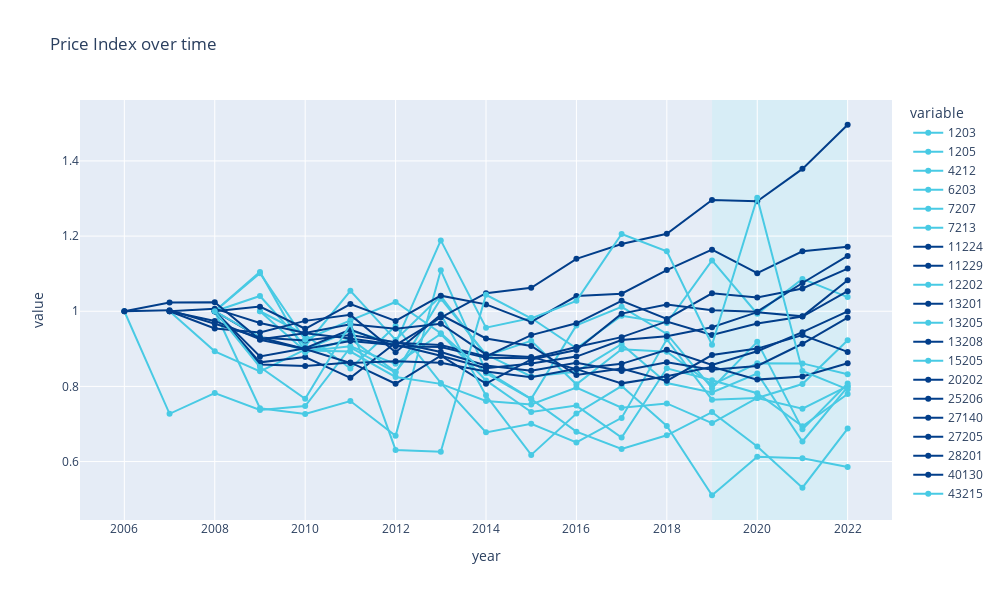

Source (notebook cell):
### Code cell
# Top vs Bottom
highlight_color = "#caf0f8"
color_map = {f"{area_code}": "#023e8a" for area_code in top_areas}
color_map.update({f"{area_code}": "#48cae4" for area_code in bottom_areas})
area_codes = top_areas.tolist() + bottom_areas.tolist()

# Arbitrary

# color_map = {
#     "('Tokyo-to Minato-ku', 13103)": "#03045e",
#     "('Hokkaido Sapporo-shi', 1100)": "#0077b6",
#     "('Chiba-ken Isumi-shi', 12238)": "#00b4d8",
# }

# area_codes = [13103, 1100, 12238]

area_df = df[df["area_code"].isin(area_codes)].sort_values(by="year", ascending=True)
area_df[metric] = area_df[metric] / 100

plot_time_series(
    area_df,
    f"{metric}",
    group_by_columns,
    granularity_columns,
    f"Price Index over time",
    width=1000,
    height=600,
    highlight=True,
    highlight_range=(2019, 2022),
    highlight_color=highlight_color,
    color_discrete_map=color_map,
)

# Set 13103 to red, 1100 to blue, 12238 to green

### Figure 1 — Plotly figure (JSON) as saved in the notebook; plotly's stock layout.template omitted (floating-point values rounded to 4 significant figures)
{"data": [{"hovertemplate": "variable=1203<br>year=%{x}<br>value=%{y}<extra></extra>", "legendgroup": "1203", "line": {"color": "#48cae4", "dash": "solid"}, "marker": {"symbol": "circle"}, "mode": "lines+markers", "name": "1203", "orientation": "v", "showlegend": true, "type": "scatter", "x": [2006, 2007, 2008, 2009, 2010, 2011, 2012, 2013, 2014, 2015, 2016, 2017, 2018, 2019, 2020, 2021, 2022], "xaxis": "x", "y": [null, null, null, 1, 0.9374, 0.8474, 0.9609, 0.8091, 0.6777, 0.7007, 0.651, 0.7162, 0.9255, 0.7647, 0.7691, 0.7408, 0.8009], "yaxis": "y"}, {"hovertemplate": "variable=1205<br>year=%{x}<br>value=%{y}<extra></extra>", "legendgroup": "1205", "line": {"color": "#48cae4", "dash": "solid"}, "marker": {"symbol": "circle"}, "mode": "lines+markers", "name": "1205", "orientation": "v", "showlegend": true, "type": "scatter", "x": [2006, 2007, 2008, 2009, 2010, 2011, 2012, 2013, 2014, 2015, 2016, 2017, 2018, 2019, 2020, 2021, 2022], "xaxis": "x", "y": [null, null, null, 1, 0.8935, 0.9068, 0.86, 0.9395, 0.816, 0.7317, 0.749, 0.6638, 0.8481, 0.8162, 0.782, 0.6937, 0.7798], "yaxis": "y"}, {"hovertemplate": "variable=4212<br>year=%{x}<br>value=%{y}<extra></extra>", "legendgroup": "4212", "line": {"color": "#48cae4", "dash": "solid"}, "marker": {"symbol": "circle"}, "mode": "lines+markers", "name": "4212", "orientation": "v", "showlegend": true, "type": "scatter", "x": [2006, 2007, 2008, 2009, 2010, 2011, 2012, 2013, 2014, 2015, 2016, 2017, 2018, 2019, 2020, 2021, 2022], "xaxis": "x", "y": [1, 0.7271, 0.7825, 0.7374, 0.7479, 0.9037, 0.8369, 1.034, 0.8853, 0.8265, 0.8392, 0.9125, 0.8089, 0.7838, 0.8344, 0.6533, 0.7988], "yaxis": "y"}, {"hovertemplate": "variable=6203<br>year=%{x}<br>value=%{y}<extra></extra>", "legendgroup": "6203", "line": {"color": "#48cae4", "dash": "solid"}, "marker": {"symbol": "circle"}, "mode": "lines+markers", "name": "6203", "orientation": "v", "showlegend": true, "type": "scatter", "x": [2006, 2007, 2008, 2009, 2010, 2011, 2012, 2013, 2014, 2015, 2016, 2017, 2018, 2019, 2020, 2021, 2022], "xaxis": "x", "y": [null, null, 1, 1.041, 0.9069, 1.054, 0.9238, 1.041, 0.8812, 0.9211, 0.8055, 0.8989, 0.8922, 0.8043, 0.8614, 0.8612, 0.8325], "yaxis": "y"}, {"hovertemplate": "variable=7207<br>year=%{x}<br>value=%{y}<extra></extra>", "legendgroup": "7207", "line": {"color": "#48cae4", "dash": "solid"}, "marker": {"symbol": "circle"}, "mode": "lines+markers", "name": "7207", "orientation": "v", "showlegend": true, "type": "scatter", "x": [2006, 2007, 2008, 2009, 2010, 2011, 2012, 2013, 2014, 2015, 2016, 2017, 2018, 2019, 2020, 2021, 2022], "xaxis": "x", "y": [null, 1, 0.8934, 0.8401, 0.8978, 0.9478, 0.9151, 1.188, 0.9563, 0.9821, 0.9015, 0.9879, 0.9687, 1.135, 0.9933, 1.086, 1.038], "yaxis": "y"}, {"hovertemplate": "variable=7213<br>year=%{x}<br>value=%{y}<extra></extra>", "legendgroup": "7213", "line": {"color": "#48cae4", "dash": "solid"}, "marker": {"symbol": "circle"}, "mode": "lines+markers", "name": "7213", "orientation": "v", "showlegend": true, "type": "scatter", "x": [2006, 2007, 2008, 2009, 2010, 2011, 2012, 2013, 2014, 2015, 2016, 2017, 2018, 2019, 2020, 2021, 2022], "xaxis": "x", "y": [null, null, 1, 0.7418, 0.7267, 0.761, 0.6684, 1.109, 0.8407, 0.767, 0.9623, 1.012, 0.9395, 0.7951, 0.9186, 0.6857, 0.8078], "yaxis": "y"}, {"hovertemplate": "variable=11224<br>year=%{x}<br>value=%{y}<extra></extra>", "legendgroup": "11224", "line": {"color": "#023e8a", "dash": "solid"}, "marker": {"symbol": "circle"}, "mode": "lines+markers", "name": "11224", "orientation": "v", "showlegend": true, "type": "scatter", "x": [2006, 2007, 2008, 2009, 2010, 2011, 2012, 2013, 2014, 2015, 2016, 2017, 2018, 2019, 2020, 2021, 2022], "xaxis": "x", "y": [null, null, 1, 0.8583, 0.8541, 0.8638, 0.8071, 0.8816, 0.8071, 0.8718, 0.8966, 0.9936, 1.018, 1.003, 0.9989, 1.075, 1.147], "yaxis": "y"}, {"hovertemplate": "variable=11229<br>year=%{x}<br>value=%{y}<extra></extra>", "legendgroup": "11229", "line": {"color": "#023e8a", "dash": "solid"}, "marker": {"symbol": "circle"}, "mode": "lines+markers", "name": "11229", "orientation": "v", "showlegend": true, "type": "scatter", "x": [2006, 2007, 2008, 2009, 2010, 2011, 2012, 2013, 2014, 2015, 2016, 2017, 2018, 2019, 2020, 2021, 2022], "xaxis": "x", "y": [null, null, 1, 0.864, 0.8782, 0.8228, 0.916, 0.9099, 0.8797, 0.9365, 0.9679, 1.028, 0.9796, 1.048, 1.037, 1.06, 1.113], "yaxis": "y"}, {"hovertemplate": "variable=12202<br>year=%{x}<br>value=%{y}<extra></extra>", "legendgroup": "12202", "line": {"color": "#48cae4", "dash": "solid"}, "marker": {"symbol": "circle"}, "mode": "lines+markers", "name": "12202", "orientation": "v", "showlegend": true, "type": "scatter", "x": [2006, 2007, 2008, 2009, 2010, 2011, 2012, 2013, 2014, 2015, 2016, 2017, 2018, 2019, 2020, 2021, 2022], "xaxis": "x", "y": [null, null, 1, 1.105, 0.8902, 0.9262, 0.8389, 0.9917, 0.7761, 0.6177, 0.7279, 0.8009, 0.6949, 0.5103, 0.613, 0.6088, 0.5855], "yaxis": "y"}, {"hovertemplate": "variable=13201<br>year=%{x}<br>value=%{y}<extra></extra>", "legendgroup": "13201", "line": {"color": "#023e8a", "dash": "solid"}, "marker": {"symbol": "circle"}, "mode": "lines+markers", "name": "13201", "orientation": "v", "showlegend": true, "type": "scatter", "x": [2006, 2007, 2008, 2009, 2010, 2011, 2012, 2013, 2014, 2015, 2016, 2017, 2018, 2019, 2020, 2021, 2022], "xaxis": "x", "y": [null, null, 1, 0.9299, 0.9223, 0.937, 0.9172, 0.8917, 0.8558, 0.8418, 0.8631, 0.8407, 0.8645, 0.844, 0.8546, 0.9135, 0.983], "yaxis": "y"}, {"hovertemplate": "variable=13205<br>year=%{x}<br>value=%{y}<extra></extra>", "legendgroup": "13205", "line": {"color": "#48cae4", "dash": "solid"}, "marker": {"symbol": "circle"}, "mode": "lines+markers", "name": "13205", "orientation": "v", "showlegend": true, "type": "scatter", "x": [2006, 2007, 2008, 2009, 2010, 2011, 2012, 2013, 2014, 2015, 2016, 2017, 2018, 2019, 2020, 2021, 2022], "xaxis": "x", "y": [null, null, 1, 0.9311, 0.8954, 0.8928, 0.825, 0.8068, 0.7613, 0.752, 0.797, 0.7433, 0.7547, 0.7023, 0.7692, 0.8062, 0.9229], "yaxis": "y"}, {"hovertemplate": "variable=13208<br>year=%{x}<br>value=%{y}<extra></extra>", "legendgroup": "13208", "line": {"color": "#023e8a", "dash": "solid"}, "marker": {"symbol": "circle"}, "mode": "lines+markers", "name": "13208", "orientation": "v", "showlegend": true, "type": "scatter", "x": [2006, 2007, 2008, 2009, 2010, 2011, 2012, 2013, 2014, 2015, 2016, 2017, 2018, 2019, 2020, 2021, 2022], "xaxis": "x", "y": [null, null, 1, 0.8795, 0.9017, 0.9513, 0.9067, 0.9049, 0.8759, 0.8751, 0.905, 0.9311, 0.9729, 0.9369, 0.9676, 0.9859, 1.053], "yaxis": "y"}, {"hovertemplate": "variable=15205<br>year=%{x}<br>value=%{y}<extra></extra>", "legendgroup": "15205", "line": {"color": "#48cae4", "dash": "solid"}, "marker": {"symbol": "circle"}, "mode": "lines+markers", "name": "15205", "orientation": "v", "showlegend": true, "type": "scatter", "x": [2006, 2007, 2008, 2009, 2010, 2011, 2012, 2013, 2014, 2015, 2016, 2017, 2018, 2019, 2020, 2021, 2022], "xaxis": "x", "y": [null, null, 1, 1.101, 0.9242, 0.9758, 1.025, 0.9415, 0.8352, 0.7659, 0.6796, 0.6333, 0.6699, 0.7316, 0.6401, 0.5304, 0.6879], "yaxis": "y"}, {"hovertemplate": "variable=20202<br>year=%{x}<br>value=%{y}<extra></extra>", "legendgroup": "20202", "line": {"color": "#023e8a", "dash": "solid"}, "marker": {"symbol": "circle"}, "mode": "lines+markers", "name": "20202", "orientation": "v", "showlegend": true, "type": "scatter", "x": [2006, 2007, 2008, 2009, 2010, 2011, 2012, 2013, 2014, 2015, 2016, 2017, 2018, 2019, 2020, 2021, 2022], "xaxis": "x", "y": [null, 1, 0.954, 0.9437, 0.9744, 0.9903, 0.8911, 0.9905, 0.9275, 0.9076, 0.8304, 0.8478, 0.8148, 0.8833, 0.9006, 0.9365, 0.8918], "yaxis": "y"}, {"hovertemplate": "variable=25206<br>year=%{x}<br>value=%{y}<extra></extra>", "legendgroup": "25206", "line": {"color": "#023e8a", "dash": "solid"}, "marker": {"symbol": "circle"}, "mode": "lines+markers", "name": "25206", "orientation": "v", "showlegend": true, "type": "scatter", "x": [2006, 2007, 2008, 2009, 2010, 2011, 2012, 2013, 2014, 2015, 2016, 2017, 2018, 2019, 2020, 2021, 2022], "xaxis": "x", "y": [null, null, 1, 1.012, 0.9533, 1.019, 0.9742, 1.041, 1.018, 0.9717, 1.04, 1.047, 1.109, 1.164, 1.101, 1.159, 1.172], "yaxis": "y"}, {"hovertemplate": "variable=27140<br>year=%{x}<br>value=%{y}<extra></extra>", "legendgroup": "27140", "line": {"color": "#023e8a", "dash": "solid"}, "marker": {"symbol": "circle"}, "mode": "lines+markers", "name": "27140", "orientation": "v", "showlegend": true, "type": "scatter", "x": [2006, 2007, 2008, 2009, 2010, 2011, 2012, 2013, 2014, 2015, 2016, 2017, 2018, 2019, 2020, 2021, 2022], "xaxis": "x", "y": [1, 1.023, 1.024, 0.9242, 0.8996, 0.8625, 0.867, 0.863, 0.8399, 0.8241, 0.8467, 0.86, 0.8974, 0.8571, 0.8936, 0.9444, 0.9995], "yaxis": "y"}, {"hovertemplate": "variable=27205<br>year=%{x}<br>value=%{y}<extra></extra>", "legendgroup": "27205", "line": {"color": "#023e8a", "dash": "solid"}, "marker": {"symbol": "circle"}, "mode": "lines+markers", "name": "27205", "orientation": "v", "showlegend": true, "type": "scatter", "x": [2006, 2007, 2008, 2009, 2010, 2011, 2012, 2013, 2014, 2015, 2016, 2017, 2018, 2019, 2020, 2021, 2022], "xaxis": "x", "y": [null, 1, 0.9742, 0.9255, 0.9412, 0.9274, 0.9107, 0.8813, 0.8483, 0.8608, 0.8793, 0.9235, 0.9333, 0.9576, 0.9976, 0.9864, 1.082], "yaxis": "y"}, {"hovertemplate": "variable=28201<br>year=%{x}<br>value=%{y}<extra></extra>", "legendgroup": "28201", "line": {"color": "#023e8a", "dash": "solid"}, "marker": {"symbol": "circle"}, "mode": "lines+markers", "name": "28201", "orientation": "v", "showlegend": true, "type": "scatter", "x": [2006, 2007, 2008, 2009, 2010, 2011, 2012, 2013, 2014, 2015, 2016, 2017, 2018, 2019, 2020, 2021, 2022], "xaxis": "x", "y": [null, 1, 1.007, 0.9688, 0.942, 0.9654, 0.9532, 0.9668, 0.8851, 0.8785, 0.8458, 0.8081, 0.8271, 0.8523, 0.818, 0.8262, 0.8615], "yaxis": "y"}, {"hovertemplate": "variable=40130<br>year=%{x}<br>value=%{y}<extra></extra>", "legendgroup": "40130", "line": {"color": "#023e8a", "dash": "solid"}, "marker": {"symbol": "circle"}, "mode": "lines+markers", "name": "40130", "orientation": "v", "showlegend": true, "type": "scatter", "x": [2006, 2007, 2008, 2009, 2010, 2011, 2012, 2013, 2014, 2015, 2016, 2017, 2018, 2019, 2020, 2021, 2022], "xaxis": "x", "y": [1, 1.003, 0.9668, 0.9303, 0.8995, 0.9209, 0.9099, 0.9833, 1.048, 1.062, 1.139, 1.179, 1.206, 1.296, 1.293, 1.379, 1.496], "yaxis": "y"}, {"hovertemplate": "variable=43215<br>year=%{x}<br>value=%{y}<extra></extra>", "legendgroup": "43215", "line": {"color": "#48cae4", "dash": "solid"}, "marker": {"symbol": "circle"}, "mode": "lines+markers", "name": "43215", "orientation": "v", "showlegend": true, "type": "scatter", "x": [2006, 2007, 2008, 2009, 2010, 2011, 2012, 2013, 2014, 2015, 2016, 2017, 2018, 2019, 2020, 2021, 2022], "xaxis": "x", "y": [null, null, 1, 0.8518, 0.767, 0.9661, 0.6309, 0.6261, 1.044, 0.981, 1.028, 1.205, 1.16, 0.9109, 1.302, 0.841, 0.7921], "yaxis": "y"}], "layout": {"autosize": false, "height": 600, "hovermode": "closest", "legend": {"title": {"text": "variable"}, "tracegroupgap": 0}, "shapes": [{"fillcolor": "#caf0f8", "layer": "below", "line": {"width": 0}, "opacity": 0.5, "type": "rect", "x0": 2019, "x1": 2022, "xref": "x", "y0": 0, "y1": 1, "yref": "y domain"}], "showlegend": true, "title": {"text": "Price Index over time"}, "width": 1000, "xaxis": {"anchor": "y", "domain": [0, 1], "title": {"text": "year"}}, "yaxis": {"anchor": "x", "domain": [0, 1], "title": {"text": "value"}}}}
